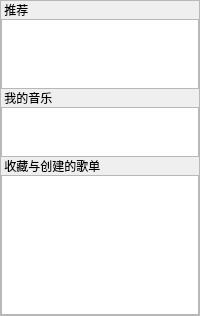
<?xml version="1.0" encoding="UTF-8"?>
<ui version="4.0">
 <class>ScrollArea</class>
 <widget class="QScrollArea" name="ScrollArea">
  <property name="geometry">
   <rect>
    <x>0</x>
    <y>0</y>
    <width>200</width>
    <height>316</height>
   </rect>
  </property>
  <property name="windowTitle">
   <string>ScrollArea</string>
  </property>
  <property name="widgetResizable">
   <bool>true</bool>
  </property>
  <widget class="QWidget" name="scrollAreaWidgetContents">
   <property name="geometry">
    <rect>
     <x>0</x>
     <y>0</y>
     <width>198</width>
     <height>314</height>
    </rect>
   </property>
   <layout class="QVBoxLayout" name="verticalLayout">
    <property name="spacing">
     <number>0</number>
    </property>
    <property name="leftMargin">
     <number>0</number>
    </property>
    <property name="topMargin">
     <number>0</number>
    </property>
    <property name="rightMargin">
     <number>0</number>
    </property>
    <property name="bottomMargin">
     <number>0</number>
    </property>
    <item>
     <widget class="QLabel" name="recommendLabel">
      <property name="text">
       <string> 推荐</string>
      </property>
     </widget>
    </item>
    <item>
     <widget class="QListWidget" name="navigationList">
      <property name="maximumSize">
       <size>
        <width>16777215</width>
        <height>110</height>
       </size>
      </property>
     </widget>
    </item>
    <item>
     <widget class="QLabel" name="myMusic">
      <property name="text">
       <string> 我的音乐</string>
      </property>
     </widget>
    </item>
    <item>
     <widget class="QListWidget" name="nativeList">
      <property name="maximumSize">
       <size>
        <width>16777215</width>
        <height>50</height>
       </size>
      </property>
     </widget>
    </item>
    <item>
     <widget class="QLabel" name="singsListLabel">
      <property name="maximumSize">
       <size>
        <width>16777215</width>
        <height>27</height>
       </size>
      </property>
      <property name="text">
       <string> 收藏与创建的歌单</string>
      </property>
     </widget>
    </item>
    <item>
     <widget class="QListWidget" name="collectList"/>
    </item>
   </layout>
  </widget>
 </widget>
 <resources/>
 <connections/>
</ui>
